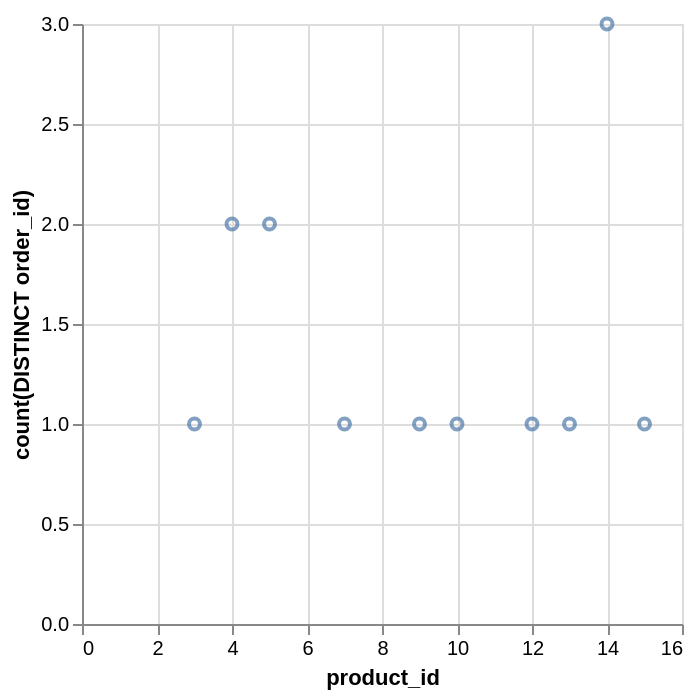

The Vega-Lite source for this figure:
### Vega-Lite specification from a JSON file in a GitHub repository (floating-point values rounded to 4 significant figures)
{"data": {"values": [{"x_data": 3, "y_data": 1}, {"x_data": 4, "y_data": 2}, {"x_data": 5, "y_data": 2}, {"x_data": 7, "y_data": 1}, {"x_data": 9, "y_data": 1}, {"x_data": 10, "y_data": 1}, {"x_data": 12, "y_data": 1}, {"x_data": 13, "y_data": 1}, {"x_data": 14, "y_data": 3}, {"x_data": 15, "y_data": 1}]}, "mark": "point", "encoding": {"x": {"field": "x_data", "type": "quantitative", "title": "product_id"}, "y": {"field": "y_data", "type": "quantitative", "title": "count(DISTINCT order_id)"}}}
